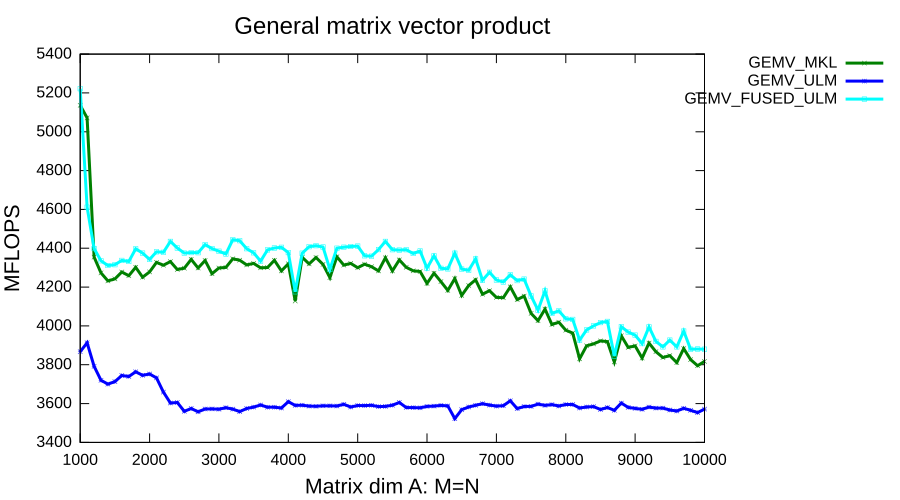

The gnuplot source for this figure:
set terminal svg size 900, 500
set output "gemv_MFLOPS.svg"

set xlabel "Matrix dim A: M=N" font ",16"
set ylabel "MFLOPS" font ",16"
set title "General matrix vector product" font ",18"
set key outside
set pointsize 0.5
set style data linespoints
plot "gemv.data" using 2:9 lt 2 lw 3 title "GEMV\_MKL", \
     "gemv.data" using 2:10 lt 3 lw 3 title "GEMV\_ULM", \
     "gemv.data" using 2:11 lt 4 lw 3 title "GEMV\_FUSED\_ULM"
